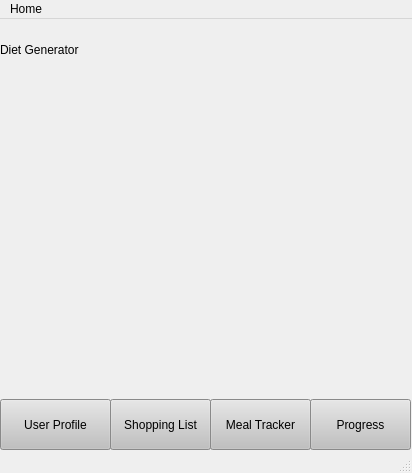
<?xml version="1.0" encoding="UTF-8"?>
<ui version="4.0">
 <class>MainWindow</class>
 <widget class="QMainWindow" name="MainWindow">
  <property name="geometry">
   <rect>
    <x>0</x>
    <y>0</y>
    <width>412</width>
    <height>473</height>
   </rect>
  </property>
  <property name="cursor">
   <cursorShape>CrossCursor</cursorShape>
  </property>
  <property name="windowTitle">
   <string>MainWindow</string>
  </property>
  <widget class="QWidget" name="centralwidget">
   <widget class="QLabel" name="label">
    <property name="geometry">
     <rect>
      <x>0</x>
      <y>0</y>
      <width>531</width>
      <height>61</height>
     </rect>
    </property>
    <property name="text">
     <string>Diet Generator</string>
    </property>
   </widget>
   <widget class="QPushButton" name="pushButton">
    <property name="geometry">
     <rect>
      <x>0</x>
      <y>380</y>
      <width>111</width>
      <height>51</height>
     </rect>
    </property>
    <property name="styleSheet">
     <string notr="true">QPushButton {
    background-color: #C0C0C0;  /* Default color, replace with your desired color */
}

/* Set the background color for the checked state */
QPushButton:checked {
    background-color: #FFD700;  /* Color when checked, replace with your desired color */
}</string>
    </property>
    <property name="text">
     <string>User Profile</string>
    </property>
   </widget>
   <widget class="QPushButton" name="pushButton_2">
    <property name="geometry">
     <rect>
      <x>110</x>
      <y>380</y>
      <width>101</width>
      <height>51</height>
     </rect>
    </property>
    <property name="styleSheet">
     <string notr="true">QPushButton {
    background-color: #C0C0C0;  /* Default color, replace with your desired color */
}

/* Set the background color for the checked state */
QPushButton:checked {
    background-color: #FFD700;  /* Color when checked, replace with your desired color */
}</string>
    </property>
    <property name="text">
     <string>Shopping List</string>
    </property>
   </widget>
   <widget class="QPushButton" name="pushButton_3">
    <property name="geometry">
     <rect>
      <x>210</x>
      <y>380</y>
      <width>101</width>
      <height>51</height>
     </rect>
    </property>
    <property name="styleSheet">
     <string notr="true">QPushButton {
    background-color: #C0C0C0;  /* Default color, replace with your desired color */
}

/* Set the background color for the checked state */
QPushButton:checked {
    background-color: #FFD700;  /* Color when checked, replace with your desired color */
}</string>
    </property>
    <property name="text">
     <string>Meal Tracker</string>
    </property>
   </widget>
   <widget class="QPushButton" name="pushButton_4">
    <property name="geometry">
     <rect>
      <x>310</x>
      <y>380</y>
      <width>101</width>
      <height>51</height>
     </rect>
    </property>
    <property name="styleSheet">
     <string notr="true">QPushButton {
    background-color: #C0C0C0;  /* Default color, replace with your desired color */
}

/* Set the background color for the checked state */
QPushButton:checked {
    background-color: #FFD700;  /* Color when checked, replace with your desired color */
}</string>
    </property>
    <property name="text">
     <string>Progress</string>
    </property>
   </widget>
  </widget>
  <widget class="QStatusBar" name="statusbar"/>
  <widget class="QMenuBar" name="menuBar">
   <property name="geometry">
    <rect>
     <x>0</x>
     <y>0</y>
     <width>412</width>
     <height>22</height>
    </rect>
   </property>
   <widget class="QMenu" name="menuHome">
    <property name="title">
     <string>Home</string>
    </property>
    <addaction name="actionRow_1"/>
   </widget>
   <addaction name="menuHome"/>
  </widget>
  <action name="actionRow_1">
   <property name="text">
    <string>Row 1</string>
   </property>
  </action>
 </widget>
 <resources/>
 <connections/>
</ui>
